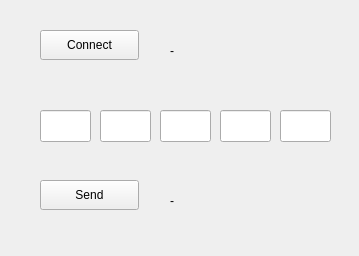
<?xml version="1.0" encoding="UTF-8"?>
<ui version="4.0">
 <class>MainWindow</class>
 <widget class="QMainWindow" name="MainWindow">
  <property name="geometry">
   <rect>
    <x>0</x>
    <y>0</y>
    <width>359</width>
    <height>256</height>
   </rect>
  </property>
  <property name="windowTitle">
   <string>MainWindow</string>
  </property>
  <widget class="QWidget" name="centralWidget">
   <widget class="QPushButton" name="pushButton">
    <property name="geometry">
     <rect>
      <x>40</x>
      <y>30</y>
      <width>99</width>
      <height>30</height>
     </rect>
    </property>
    <property name="text">
     <string>Connect</string>
    </property>
   </widget>
   <widget class="QLabel" name="label">
    <property name="geometry">
     <rect>
      <x>170</x>
      <y>40</y>
      <width>121</width>
      <height>22</height>
     </rect>
    </property>
    <property name="text">
     <string>-</string>
    </property>
   </widget>
   <widget class="QPushButton" name="pushButton_2">
    <property name="geometry">
     <rect>
      <x>40</x>
      <y>180</y>
      <width>99</width>
      <height>30</height>
     </rect>
    </property>
    <property name="text">
     <string>Send</string>
    </property>
   </widget>
   <widget class="QLineEdit" name="lineEdit">
    <property name="geometry">
     <rect>
      <x>40</x>
      <y>110</y>
      <width>51</width>
      <height>32</height>
     </rect>
    </property>
   </widget>
   <widget class="QLineEdit" name="lineEdit_5">
    <property name="geometry">
     <rect>
      <x>280</x>
      <y>110</y>
      <width>51</width>
      <height>32</height>
     </rect>
    </property>
   </widget>
   <widget class="QLineEdit" name="lineEdit_2">
    <property name="geometry">
     <rect>
      <x>100</x>
      <y>110</y>
      <width>51</width>
      <height>32</height>
     </rect>
    </property>
   </widget>
   <widget class="QLineEdit" name="lineEdit_4">
    <property name="geometry">
     <rect>
      <x>220</x>
      <y>110</y>
      <width>51</width>
      <height>32</height>
     </rect>
    </property>
   </widget>
   <widget class="QLineEdit" name="lineEdit_3">
    <property name="geometry">
     <rect>
      <x>160</x>
      <y>110</y>
      <width>51</width>
      <height>32</height>
     </rect>
    </property>
   </widget>
   <widget class="QLabel" name="label_2">
    <property name="geometry">
     <rect>
      <x>170</x>
      <y>190</y>
      <width>111</width>
      <height>22</height>
     </rect>
    </property>
    <property name="text">
     <string>-</string>
    </property>
   </widget>
  </widget>
 </widget>
 <layoutdefault spacing="6" margin="11"/>
 <resources/>
 <connections/>
</ui>
